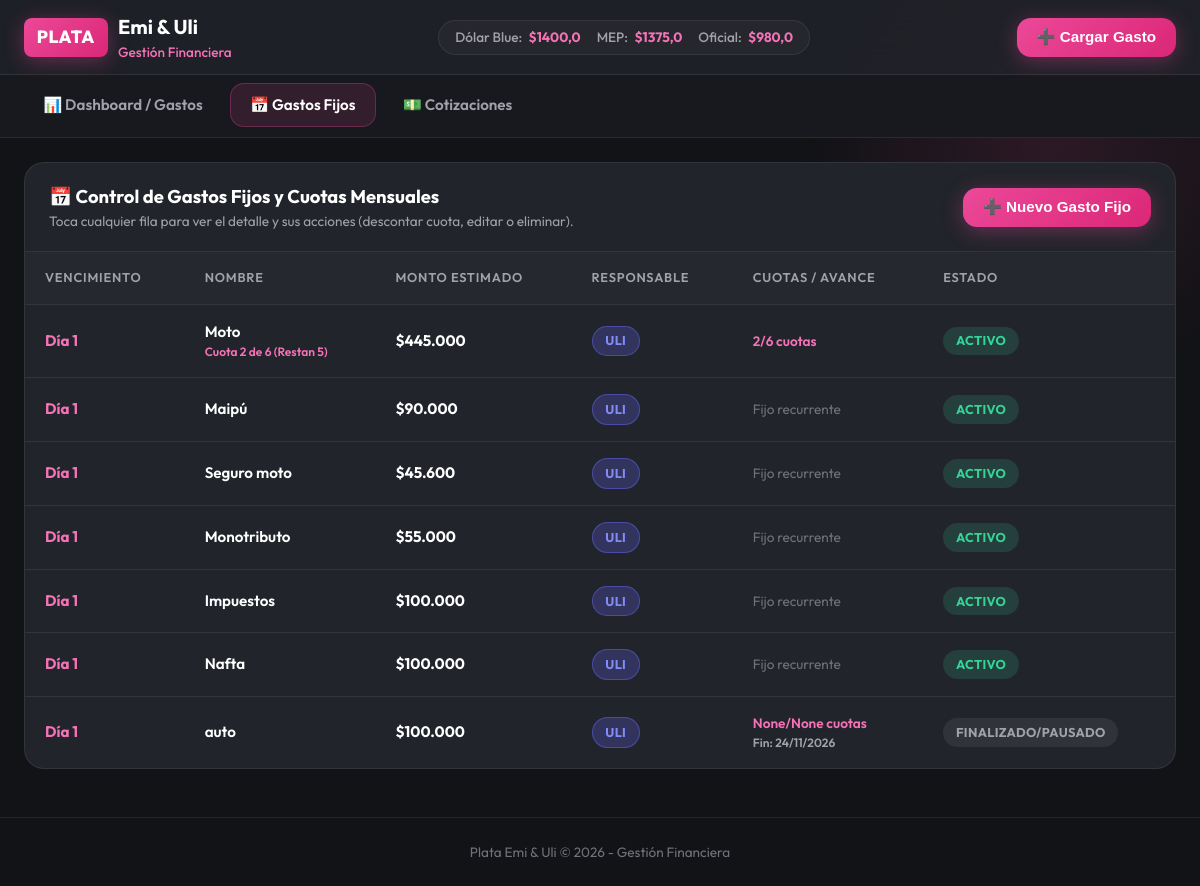
Page /gastos-fijos/ on the earlier database version.
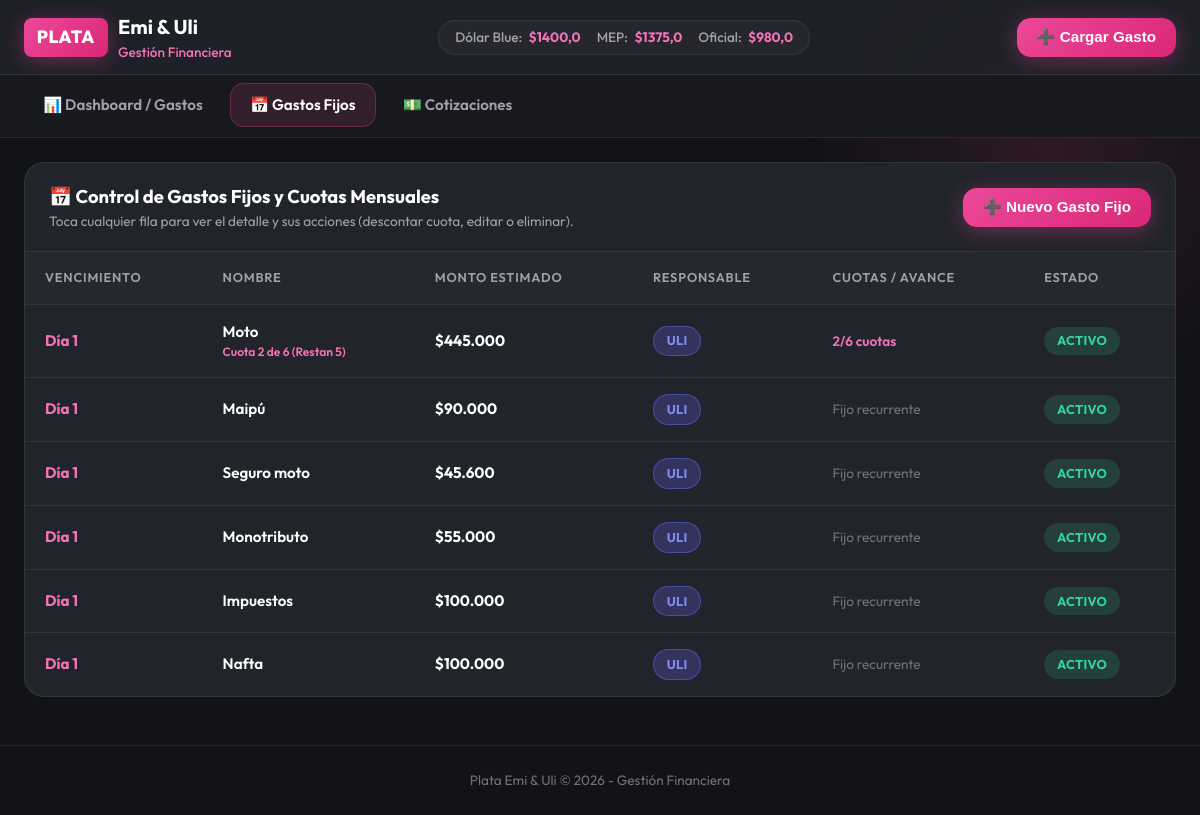
Same page on the later database version.
### finanzas/models.py (models this page shows, shortened)
class GastoFijo(models.Model):
    nombre = models.CharField(max_length=100)
    monto_estimado = models.DecimalField(max_digits=12, decimal_places=2)
    dia_vencimiento = models.IntegerField(default=1)
    responsable = models.CharField(max_length=15, choices=ResponsableFijo.choices, default=ResponsableFijo.AMBOS)
    es_cuota = models.BooleanField(default=False)
    cuotas_totales = models.IntegerField(null=True, blank=True, default=None)
    cuotas_restantes = models.IntegerField(null=True, blank=True, default=None)
    fecha_fin_cuota = models.DateField(null=True, blank=True, help_text="Fecha o mes de finalización de la cuota")
    activo = models.BooleanField(default=True)
    notas = models.TextField(blank=True, default='')
    @property
    def badge_style(self):
        if self.responsable == 'EMI':
            return 'background:rgba(236, 72, 153, 0.25); color:#f472b6; border:1px solid rgba(236, 72, 153, 0.5);'
        elif self.responsable == 'ULI':
            return 'background:rgba(99, 102, 241, 0.25); color:#818cf8; border:1px solid rgba(99, 102, 241, 0.5);'
        return 'background:rgba(52, 211, 153, 0.25); color:#34d399; border:1px solid rgba(52, 211, 153, 0.5);'
    def cuota_actual(self):
        if self.es_cuota and self.cuotas_totales and self.cuotas_restantes is not None:
            return (self.cuotas_totales - self.cuotas_restantes) + 1
        return None
    class Meta:
        verbose_name = "Gasto Fijo"
        verbose_name_plural = "Gastos Fijos"
        ordering = ['dia_vencimiento']

### finanzas/views.py (the view, shortened to what this page needs)
# urls.py: path('gastos-fijos/', views.gastos_fijos_view, name='gastos_fijos'),
def gastos_fijos_view(request):
    context = get_base_context(request)
    gastos_fijos = GastoFijo.objects.all()
    context.update({
        'gastos_fijos': gastos_fijos,
        'active_tab': 'gastos_fijos',
    })
    return render(request, 'finanzas/gastos_fijos.html', context)

### finanzas/templatetags/currency_filters.py (called while the page is built)
@register.filter(name='punto_monto')
def punto_monto(value):
    if value is None or value == '':
        return "0"
    try:
        val = float(value)
        parts = f"{val:,.2f}".split('.')
        integer_part = parts[0].replace(',', '.')
        decimal_part = parts[1]
        if decimal_part == '00':
            return integer_part
        return f"{integer_part},{decimal_part}"
    except Exception:
        return str(value)

### finanzas/views.py (called while the page is built)
def get_base_context(request):
    dolar_rates = get_dolar_rates()
    return {
        'dolar_rates': dolar_rates,
        'tipos_division': TipoDivision.choices,
    }

### finanzas/templates/finanzas/gastos_fijos.html (shortened to what this page needs)
{% extends 'base.html' %}
{% load currency_filters %}
{% block content %}
<div class="table-container">
  <div class="table-header-box">
    <div>
      <h2 class="table-title">📅 Control de Gastos Fijos y Cuotas Mensuales</h2>
      <div style="font-size:0.85rem; color:var(--gray-400);">Toca cualquier fila para ver el detalle y sus acciones (descontar cuota, editar o eliminar).</div>
    </div>
    <div>
      <button class="btn btn-pink" data-open-modal="modal-nuevo-gasto-fijo">➕ Nuevo Gasto Fijo</button>
    </div>
  </div>
  <table>
    <thead>
      <tr>
        <th>Vencimiento</th>
        <th>Nombre</th>
        <th>Monto Estimado</th>
        <th>Responsable</th>
        <th>Cuotas / Avance</th>
        <th>Estado</th>
      </tr>
    </thead>
    <tbody>
      {% for gf in gastos_fijos %}
      <tr class="table-row-clickable" style="cursor:pointer;" data-gf-detail
          data-id="{{ gf.id }}"
          data-nombre="{{ gf.nombre }}"
          data-monto="{{ gf.monto_estimado|punto_monto }}"
          data-monto-raw="{{ gf.monto_estimado|stringformat:'f' }}"
          data-dia="{{ gf.dia_vencimiento }}"
          data-resp="{{ gf.responsable }}"
          data-resp-display="{{ gf.get_responsable_display }}"
          data-badge-style="{{ gf.badge_style }}"
          data-es-cuota="{% if gf.es_cuota %}true{% else %}false{% endif %}"
          data-cuota-actual="{{ gf.cuota_actual|default:'' }}"
          data-cuotas-totales="{{ gf.cuotas_totales|default:'' }}"
          data-cuotas-restantes="{{ gf.cuotas_restantes|default:'' }}"
          data-fecha-fin-display="{{ gf.fecha_fin_cuota|date:'d/m/Y' }}"
          data-fecha-fin-raw="{{ gf.fecha_fin_cuota|date:'Y-m-d' }}"
          data-activo="{% if gf.activo %}true{% else %}false{% endif %}">
        <td style="font-weight:700; color:var(--pink-light);">Día {{ gf.dia_vencimiento }}</td>
        <td style="font-weight:600; color:white;">
          {{ gf.nombre }}
          {% if gf.es_cuota and gf.cuotas_totales %}
          <div style="font-size:0.75rem; color:var(--pink-light);">
            Cuota {{ gf.cuota_actual }} de {{ gf.cuotas_totales }} (Restan {{ gf.cuotas_restantes }})
          </div>
          {% endif %}
        </td>
        <td style="font-weight:700; color:white;">${{ gf.monto_estimado|punto_monto }}</td>
        <td>
          <span class="badge" style="{{ gf.badge_style }}">{{ gf.get_responsable_display }}</span>
        </td>
        <td>
          {% if gf.es_cuota %}
          <div style="font-size:0.85rem; color:var(--pink-light); font-weight:600;">
            {{ gf.cuota_actual }}/{{ gf.cuotas_totales }} cuotas
            {% if gf.fecha_fin_cuota %}
            <span style="font-size:0.75rem; color:var(--gray-400); display:block;">Fin: {{ gf.fecha_fin_cuota|date:"d/m/Y" }}</span>
            {% endif %}
          </div>
          {% else %}
          <span style="color:var(--gray-500); font-size:0.85rem;">Fijo recurrente</span>
          {% endif %}
        </td>
        <td>
          {% if gf.activo %}
          <span class="badge" style="background:rgba(52,211,153,0.15); color:#34d399;">Activo</span>
          {% else %}
          <span class="badge" style="background:rgba(113,113,122,0.2); color:#a1a1aa;">Finalizado/Pausado</span>
          {% endif %}
        </td>
      </tr>
      {% empty %}
      <tr>
        <td colspan="6" style="text-align:center; padding:2rem; color:var(--gray-400);">
          No hay gastos fijos registrados.
        </td>
      </tr>
      {% endfor %}
    </tbody>
  </table>
</div>
{% endblock %}

Differences in the rows shown:
removed GastoFijo: dia_vencimiento "1", nombre "auto", monto_estimado|punto_monto "100.000", responsable "ULI", cuota_actual "None", cuotas_totales "None", fecha_fin_cuota "24/11/2026", activo "FINALIZADO/PAUSADO"
